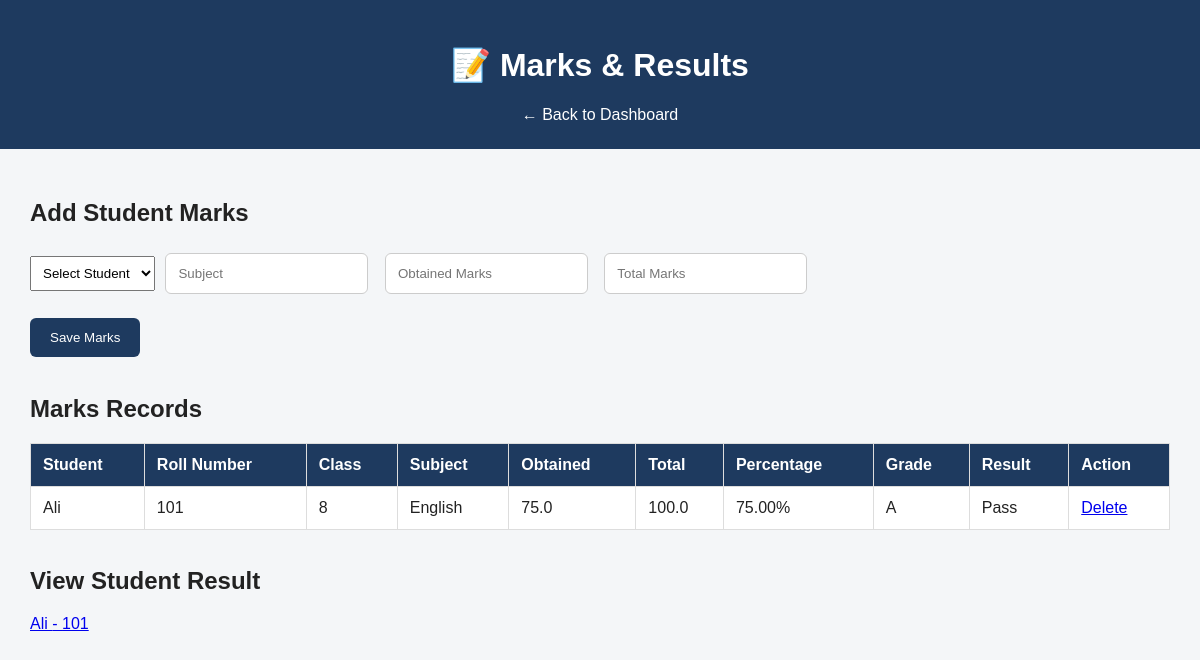
The page /marks on the database its author committed.
### tables this page shows
CREATE TABLE marks (
            id INTEGER PRIMARY KEY AUTOINCREMENT,
            student_id INTEGER NOT NULL,
            subject TEXT NOT NULL,
            marks_obtained REAL NOT NULL,
            total_marks REAL NOT NULL,
            FOREIGN KEY(student_id) REFERENCES students(id)
        );

CREATE TABLE students (
            id INTEGER PRIMARY KEY AUTOINCREMENT,
            name TEXT NOT NULL,
            roll_number TEXT NOT NULL,
            class_name TEXT NOT NULL,
            section TEXT,
            parent_name TEXT,
            parent_contact TEXT
        );

### app.py (the view)
@app.route("/marks")
def marks():
    conn = get_db()
    students_list = conn.execute("""
        SELECT * FROM students
        ORDER BY class_name, roll_number
    """).fetchall()
    marks_list = conn.execute("""
        SELECT
            marks.id,
            marks.subject,
            marks.marks_obtained,
            marks.total_marks,
            students.name,
            students.roll_number,
            students.class_name
        FROM marks
        JOIN students
        ON marks.student_id = students.id
        ORDER BY marks.id DESC
    """).fetchall()
    conn.close()
    return render_template(
        "marks.html",
        students=students_list,
        marks=marks_list
    )

### app.py (called while the page is built)
def get_db():
    conn = sqlite3.connect("school.db")
    conn.row_factory = sqlite3.Row
    return conn

### New folder/templates/marks.html (shortened to what this page needs)
<!DOCTYPE html>
<html>
<head>
    <link rel="stylesheet" href="/static/style.css">
</head>
<body>
<div class="header">
    <h1>📝 Marks & Results</h1>
    <a href="/">← Back to Dashboard</a>
</div>
<div class="container">
    <h2>Add Student Marks</h2>
    <form method="POST" action="/add_marks">
        <select name="student_id" required>
            <option value="">Select Student</option>
        </select>
        <input
            type="text"
            name="subject"
            placeholder="Subject"
            required
        >
        <input
            type="number"
            name="marks_obtained"
            placeholder="Obtained Marks"
            min="0"
            step="0.01"
            required
        >
        <input
            type="number"
            name="total_marks"
            placeholder="Total Marks"
            min="1"
            step="0.01"
            required
        >
        <br><br>
        <button type="submit">
            Save Marks
        </button>
    </form>
    <br>
    <h2>Marks Records</h2>
    <table>
        <tr>
            <th>Student</th>
            <th>Roll Number</th>
            <th>Class</th>
            <th>Subject</th>
            <th>Obtained</th>
            <th>Total</th>
            <th>Percentage</th>
            <th>Grade</th>
            <th>Result</th>
            <th>Action</th>
        </tr>
        {% for mark in marks %}
        {% set percentage = (mark['marks_obtained'] / mark['total_marks'] * 100) %}
        <tr>
            <td>{{ mark['name'] }}</td>
            <td>{{ mark['roll_number'] }}</td>
            <td>{{ mark['class_name'] }}</td>
            <td>{{ mark['subject'] }}</td>
            <td>{{ mark['marks_obtained'] }}</td>
            <td>{{ mark['total_marks'] }}</td>
            <td>{{ "%.2f"|format(percentage) }}%</td>
            <td>
                {% if percentage >= 80 %}
                    A+
                {% elif percentage >= 70 %}
                    A
                {% elif percentage >= 60 %}
                    B
                {% elif percentage >= 50 %}
                    C
                {% elif percentage >= 40 %}
                    D
                {% else %}
                    F
                {% endif %}
            </td>
            <td>
                {% if percentage >= 40 %}
                    Pass
                {% else %}
                    Fail
                {% endif %}
            </td>
            <td>
                <a href="/delete_marks/{{ mark['id'] }}">
                    Delete
                </a>
            </td>
        </tr>
        {% endfor %}
    </table>
    <br>
    <h2>View Student Result</h2>
    {% for student in students %}
        <a href="/result/{{ student['id'] }}">
            {{ student['name'] }} - {{ student['roll_number'] }}
        </a>
        <br>
    {% endfor %}
</div>
</body>
</html>

### New folder/templates/static/style.css (style rules this page uses)
body { font-family: Arial, sans-serif; margin: 0; background: #f4f6f8; color: #222; }
.header { background: #1e3a5f; color: white; padding: 25px; text-align: center; }
.header a { color: white; text-decoration: none; }
.container { padding: 30px; }
input { padding: 12px; margin: 6px; border: 1px solid #ccc; border-radius: 6px; }
button { padding: 12px 20px; background: #1e3a5f; color: white; border: none; border-radius: 6px; cursor: pointer; }
table { width: 100%; background: white; border-collapse: collapse; }
th, td { padding: 12px; border: 1px solid #ddd; text-align: left; }
th { background: #1e3a5f; color: white; }
select { padding: 8px; }

### rows shown on the page
marks: name "Ali", roll_number "101", class_name "8", subject "English", marks_obtained "75.0", total_marks "100.0", marks_obtained "75.00"
students: name "Ali", roll_number "101"
